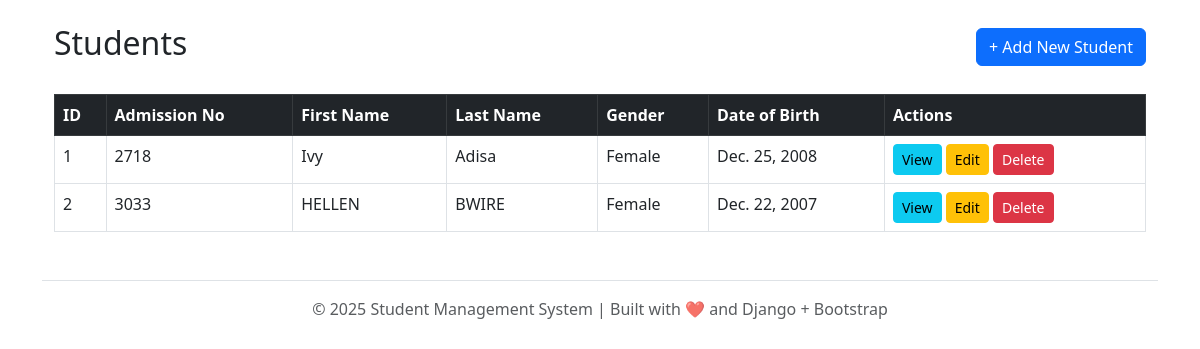
The page /student/ on the database its author committed.
### student/models.py (models this page shows, shortened)
class Student(models.Model):
    GENDER_CHOICES = [
        ('M', 'Male'),
        ('F', 'Female'),
    ]
    admission_number = models.CharField( max_length = 20, unique= True)
    first_name = models.CharField(max_length= 100 )
    last_name = models.CharField(max_length= 100 )
    dob = models.DateField()
    gender = models.CharField(max_length=1, choices= GENDER_CHOICES )
    address = models.TextField(blank=True, null=True)
    created_at = models.DateTimeField(auto_now_add=True)

### student/views.py (the view)
# urls.py: path('', views.student_list, name='student_list'),
def student_list(request):
    students = Student.objects.all()
    return render(request, 'student/student_list.html', {'students': students})

### student/templates/student/student_list.html
{% extends 'base.html' %}
{% block content %}
<div class="container mt-4">
  <div class="d-flex justify-content-between align-items-center mb-4">
    <h2>Students</h2>
    <a href="{% url 'student_create' %}" class="btn btn-primary">+ Add New Student</a>
  </div>
  <table class="table table-hover table-bordered">
    <thead class="table-dark">
      <tr>
        <th>ID</th>
        <th>Admission No</th>
        <th>First Name</th>
        <th>Last Name</th>
        <th>Gender</th>
        <th>Date of Birth</th>
        <th>Actions</th>
      </tr>
    </thead>
    <tbody>
      {% for student in students %}
      <tr>
        <td>{{ student.id }}</td>
        <td>{{ student.admission_number }}</td>
        <td>{{ student.first_name }}</td>
        <td>{{ student.last_name }}</td>
        <td>{{ student.get_gender_display }}</td>
        <td>{{ student.dob }}</td>
        <td>
          <a href="{% url 'student_detail' student.id %}" class="btn btn-info btn-sm">View</a>
          <a href="{% url 'student_update' student.id %}" class="btn btn-warning btn-sm">Edit</a>
          <a href="{% url 'student_delete' student.id %}"
             class="btn btn-danger btn-sm"
             onclick="return confirm('Are you sure you want to delete this student?');">
             Delete
          </a>
        </td>
      </tr>
      {% empty %}
      <tr>
        <td colspan="7" class="text-center">No students found.</td>
      </tr>
      {% endfor %}
    </tbody>
  </table>
</div>
{% endblock %}

### student/templates/base.html (shortened to what this page needs)
<!DOCTYPE html>
<html lang="en">
<head>
  <link rel="stylesheet" href="https://cdn.jsdelivr.net/npm/bootstrap@5.3.0/dist/css/bootstrap.min.css">
</head>
<body class="container mt-4">
  <div>
    {% block content %}{% endblock %}
  </div>
  <footer class="mt-5 text-center text-muted border-top pt-3">
    <p>&copy; {{ year|default:2025 }} Student Management System | Built with ❤️ and Django + Bootstrap</p>
  </footer>
</body>
</html>

### rows shown on the page
Student: id "1", admission_number "2718", first_name "Ivy", last_name "Adisa", gender "Female", dob "Dec. 25, 2008"
Student: id "2", admission_number "3033", first_name "HELLEN", last_name "BWIRE", gender "Female", dob "Dec. 22, 2007"

### other values the page prints
{{ year|default:2025 }} "2025"
